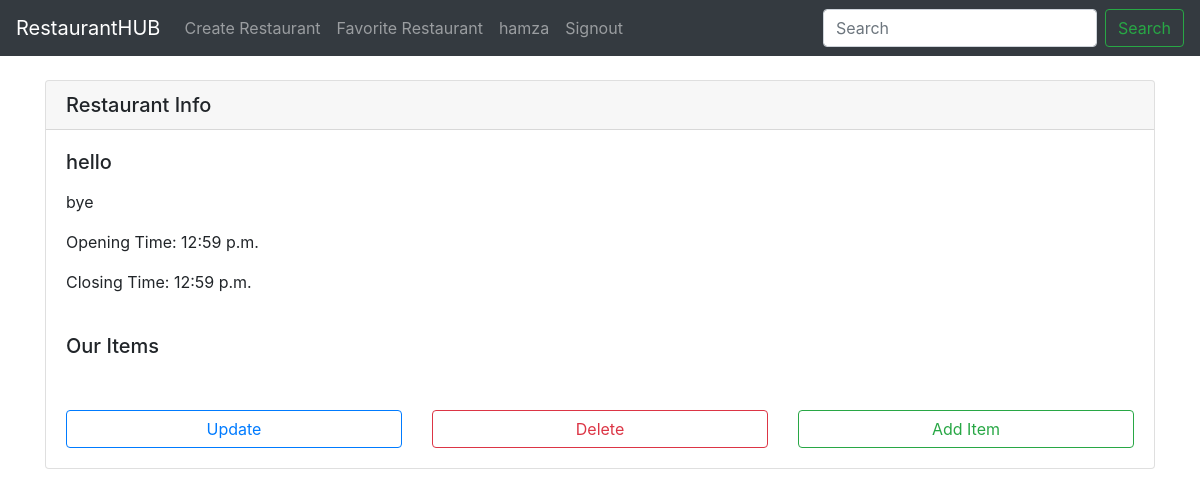
Screenshot of /restaurants/8/detail/ (signed in) with the database file from the repository.
### restaurants/models.py (models this page shows, shortened)
class Restaurant(models.Model):
    owner = models.ForeignKey(User, default=1, on_delete=models.CASCADE)
    name = models.CharField(max_length=120)
    description = models.TextField()
    opening_time = models.TimeField()
    closing_time = models.TimeField()
    logo = models.ImageField(upload_to='restaurant_logos', null=True, blank=True)

### restaurants/views.py (the view)
# urls.py: path('restaurants/<int:restaurant_id>/detail/',views.restaurant_detail ,name='restaurant-detail'),
def restaurant_detail(request, restaurant_id):
    restaurant = Restaurant.objects.get(id=restaurant_id)
    items = Item.objects.filter(restaurant=restaurant)
    context = {
        "restaurant": restaurant,
        "items": items,
    }
    return render(request, 'detail.html', context)

### restaurants/templates/detail.html (shortened to what this page needs)
{% extends "base.html" %}
{% block content %}
<br>
<div class="card">
  <h5 class="card-header">Restaurant Info</h5>
  <div class="card-body">
    <h5 class="card-title">{{restaurant.name}}</h5>
    <p class="card-text">{{restaurant.description|linebreaks}}</p>
    <p class="card-text">Opening Time: {{restaurant.opening_time}}</p>
    <p class="card-text">Closing Time: {{restaurant.closing_time}}</p>
  </div>
  <div class="card-body">
    <h5 class="card-title">Our Items</h5>
  </div>
  <div class="card-body">
    <div class="row text-center">
      {% if request.user.is_staff %}
        <div class="col-md-4">
            <a href="{% url 'restaurant-update' restaurant.id %}" class="btn btn-outline-primary btn-block">Update</a>
        </div>
        <div class="col-md-4">
            <a href="{% url 'restaurant-delete' restaurant.id %}" class="btn btn-outline-danger btn-block">Delete</a>
        </div>
        <div class="col-md-4">
            <a href="{% url 'item-create' restaurant.id %}" class="btn btn-outline-success btn-block">Add Item</a>
        </div>
      {% endif %}
    </div>
  </div>
</div>
{% endblock content %}

### restaurants/templates/navbar.html (shortened to what this page needs)
<nav class="navbar navbar-expand-lg navbar-dark bg-dark">
  <a class="navbar-brand" href="{% url 'restaurant-list' %}">RestaurantHUB</a>
  <div class="collapse navbar-collapse" id="navbarSupportedContent">
    <ul class="navbar-nav mr-auto">
      {% if request.user.is_authenticated %}
        <li class="nav-item">
          <a class="nav-link" href="{% url 'restaurant-create' %}">Create Restaurant</a>
        </li>
        <li class="nav-item">
          <a class="nav-link" href="{% url 'favorite-restaurant' %}">Favorite Restaurant</a>
        </li>
        <li class="nav-item">
          <div class="nav-link">{{request.user}}</div>
        </li>
        <li class="nav-item">
          <a class="nav-link" href="{% url 'signout' %}">Signout</a>
        </li>
      {% endif %}
    </ul>
    <form class="form-inline my-2 my-lg-0" action="{% url 'restaurant-list' %}">
      <input class="form-control mr-sm-2" type="text" name='q' placeholder="Search" value="{{request.GET.q}}">
      <button class="btn btn-outline-success my-2 my-sm-0" type="submit">Search</button>
    </form>
  </div>
</nav>

### rows the page displays
Restaurant: name "hello", description "bye", opening_time "12:59 p.m.", closing_time "12:59 p.m."

### other values shown
{{ request.user }} "hamza"
